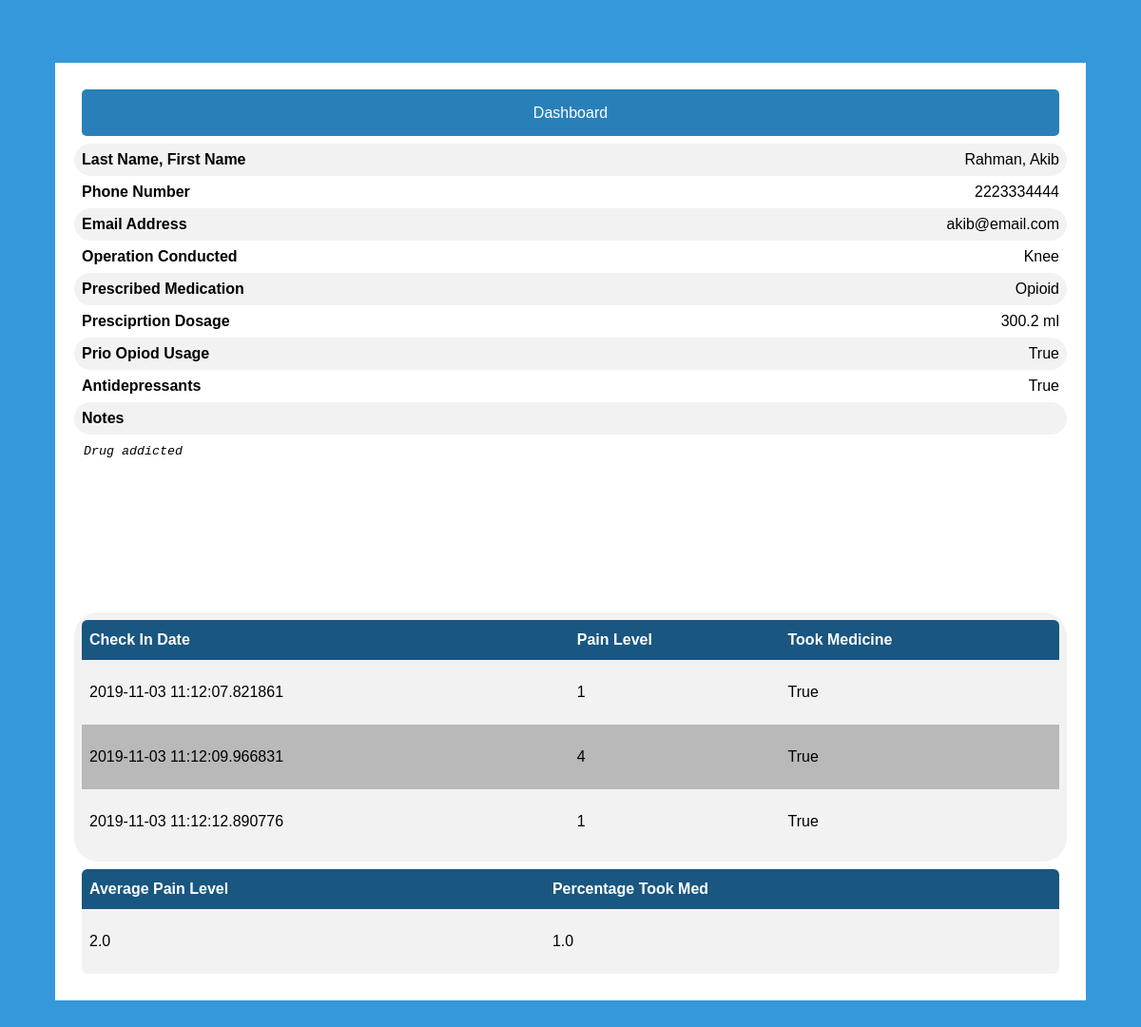
Before: /detailedpatientinfo/4 with the older database file.
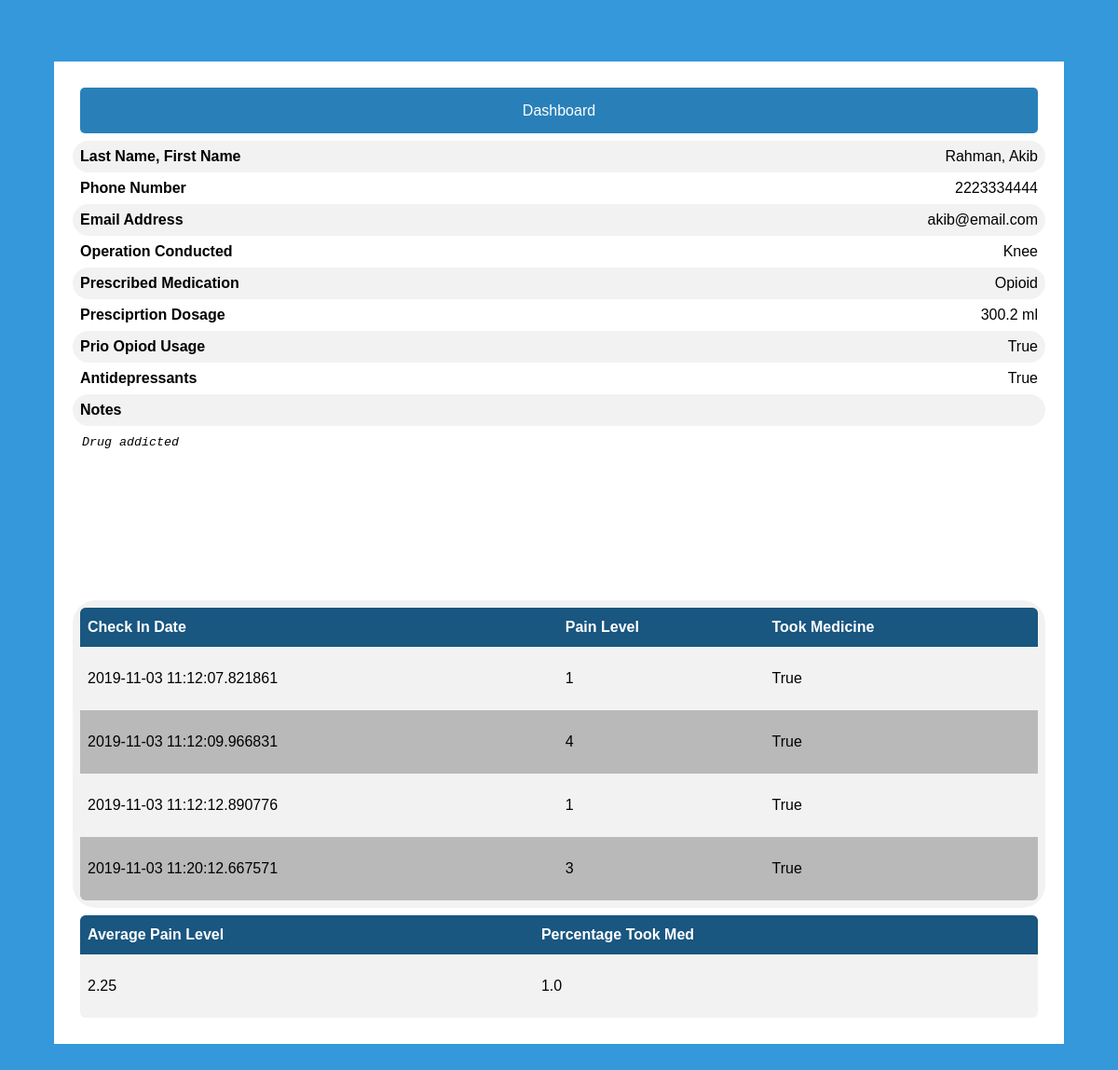
After: the same page with the newer database file.
### app/models.py (models this page shows)
class CheckIn(db.Model):
    id = db.Column(db.Integer, primary_key=True)
    tookMed = db.Column(db.Boolean)
    painLevel = db.Column(db.Integer)
    checkInDate = db.Column(db.DateTime)
    patient_id = db.Column(db.Integer, db.ForeignKey("patient.id"))

### app/routes.py (the view)
@app.route('/detailedpatientinfo/<patientid>', methods=['GET','POST'] )
def detailedPatientInfo(patientid):
    patient = Patient.query.filter_by(id=patientid).first_or_404()
    percentTookMed = 0
    averagePainLevel = 0
    if patient.checkins.count() > 0:
        for checkin in patient.checkins:
            averagePainLevel += checkin.painLevel
            percentTookMed += int(checkin.tookMed)
        percentTookMed /= patient.checkins.count()
        averagePainLevel /= patient.checkins.count()
    return render_template("detailedpatientinfo.html", patient=patient,averagePainLevel=averagePainLevel, percentTookMed=percentTookMed)

### app/templates/detailedpatientinfo.html (shortened to what this page needs)
<link type="text/css" rel="stylesheet" href="/static/css/detailedpatientinfo.css">
<link type="text/css" rel="stylesheet" href="/static/css/doctordashboard.css">
{% extends "base.html" %}
{% block page %}
<div class="patientdetail">
    <div class="patientdetail-screen">
        <div>
            <a href="{{ url_for('doctorDashBoard') }}">Dashboard</a>
        </div>
        <div><span class="key">Last Name, First Name</span><span class="data">{{patient.lastName}},
                {{patient.firstName}}</span></div>
        <div><span class="key">Phone Number</span><span class="data">{{patient.phoneNumber}}</span></div>
        <div><span class="key">Email Address</span><span class="data">{{patient.email}}</span></div>
        <div><span class="key">Operation Conducted</span><span class="data">{{patient.operation}}</span></div>
        <div><span class="key">Prescribed Medication</span><span class="data">{{patient.prescriptionMed}}</span></div>
        <div><span class="key">Presciprtion Dosage</span><span class="data">{{patient.prescriptionDosage}} ml</span>
        </div>
        <div><span class="key">Prio Opiod Usage</span><span class="data">{{patient.priorOpioid}}</span></div>
        <div><span class="key">Antidepressants</span><span class="data">{{patient.onAntidepressants}}</span></div>
        <div><span class="key">Notes</span></div>
        <div>
            <span class="key">
                <textarea readonly>{{patient.notes}}</textarea>
            </span>
        </div>
        <div>
            {% if patient.checkins.count() > 0 %}
            <table id="customers">
                <tr>
                    <th>Check In Date</th>
                    <th>Pain Level</th>
                    <th>Took Medicine</th>
                </tr>
                {% for item in patient.checkins %}
                <tr>
                    <td>{{item.checkInDate}}</td>
                    <td>{{item.painLevel}}</td>
                    <td>{{item.tookMed}}</td>
                </tr>
                {% endfor %}
            </table>
            {% else %}
            <p>No checkins available for this patient</p>
            {% endif %}
        </div>
        <div>
        {% if patient.checkins.count() > 0 %}
        <table id="customers">
            <tr>
                <th>Average Pain Level</th>
                <th>Percentage Took Med</th>
            </tr>
            <tr>
                <td>{{averagePainLevel}}</td>
                <td>{{percentTookMed}}</td>
            </tr>
        </table>
        {% endif %}
    </div>
    </div>
</div>
</div>
{% endblock %}

Changed rows visible on the page:
now on this page (row edited): CheckIn: checkInDate "2019-11-03 11:20:12.667571", painLevel "3", tookMed "True"
Other visible differences:
{{ averagePainLevel }}: "2.0" → "2.25"
